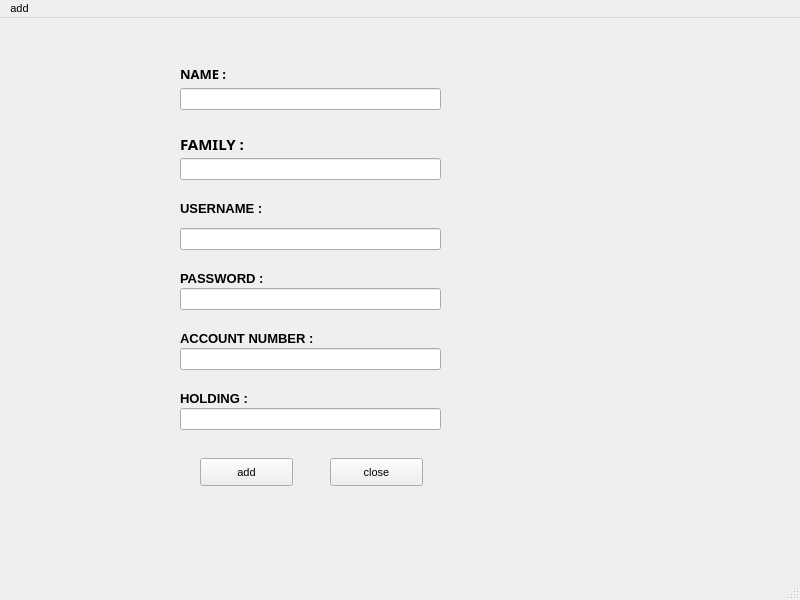
<?xml version="1.0" encoding="UTF-8"?>
<ui version="4.0">
 <class>MainWindow</class>
 <widget class="QMainWindow" name="MainWindow">
  <property name="geometry">
   <rect>
    <x>0</x>
    <y>0</y>
    <width>800</width>
    <height>600</height>
   </rect>
  </property>
  <property name="font">
   <font>
    <family>MS Shell Dlg 2</family>
    <pointsize>8</pointsize>
   </font>
  </property>
  <property name="windowTitle">
   <string>add</string>
  </property>
  <widget class="QWidget" name="centralwidget">
   <widget class="QLabel" name="label">
    <property name="geometry">
     <rect>
      <x>180</x>
      <y>40</y>
      <width>261</width>
      <height>31</height>
     </rect>
    </property>
    <property name="font">
     <font>
      <family>Script MT Bold</family>
      <pointsize>10</pointsize>
      <weight>75</weight>
      <bold>true</bold>
     </font>
    </property>
    <property name="text">
     <string>NAME :</string>
    </property>
   </widget>
   <widget class="QLineEdit" name="le_name">
    <property name="geometry">
     <rect>
      <x>180</x>
      <y>70</y>
      <width>261</width>
      <height>22</height>
     </rect>
    </property>
   </widget>
   <widget class="QLabel" name="label_2">
    <property name="geometry">
     <rect>
      <x>180</x>
      <y>110</y>
      <width>261</width>
      <height>31</height>
     </rect>
    </property>
    <property name="font">
     <font>
      <family>Script MT Bold</family>
      <pointsize>11</pointsize>
      <weight>75</weight>
      <bold>true</bold>
     </font>
    </property>
    <property name="text">
     <string>FAMILY :</string>
    </property>
   </widget>
   <widget class="QLineEdit" name="le_family">
    <property name="geometry">
     <rect>
      <x>180</x>
      <y>140</y>
      <width>261</width>
      <height>22</height>
     </rect>
    </property>
   </widget>
   <widget class="QLabel" name="label_3">
    <property name="geometry">
     <rect>
      <x>180</x>
      <y>180</y>
      <width>241</width>
      <height>21</height>
     </rect>
    </property>
    <property name="font">
     <font>
      <family>MS Shell Dlg 2</family>
      <pointsize>10</pointsize>
      <weight>75</weight>
      <bold>true</bold>
     </font>
    </property>
    <property name="text">
     <string>USERNAME :</string>
    </property>
   </widget>
   <widget class="QLineEdit" name="le_username">
    <property name="geometry">
     <rect>
      <x>180</x>
      <y>210</y>
      <width>261</width>
      <height>22</height>
     </rect>
    </property>
   </widget>
   <widget class="QLabel" name="label_4">
    <property name="geometry">
     <rect>
      <x>180</x>
      <y>250</y>
      <width>261</width>
      <height>21</height>
     </rect>
    </property>
    <property name="font">
     <font>
      <family>MS Shell Dlg 2</family>
      <pointsize>10</pointsize>
      <weight>75</weight>
      <bold>true</bold>
     </font>
    </property>
    <property name="text">
     <string>PASSWORD :</string>
    </property>
   </widget>
   <widget class="QLineEdit" name="le_password">
    <property name="geometry">
     <rect>
      <x>180</x>
      <y>270</y>
      <width>261</width>
      <height>22</height>
     </rect>
    </property>
   </widget>
   <widget class="QLabel" name="label_5">
    <property name="geometry">
     <rect>
      <x>180</x>
      <y>310</y>
      <width>231</width>
      <height>21</height>
     </rect>
    </property>
    <property name="font">
     <font>
      <family>MS Shell Dlg 2</family>
      <pointsize>10</pointsize>
      <weight>75</weight>
      <bold>true</bold>
     </font>
    </property>
    <property name="text">
     <string>ACCOUNT NUMBER :</string>
    </property>
   </widget>
   <widget class="QLineEdit" name="le_accountnamber">
    <property name="geometry">
     <rect>
      <x>180</x>
      <y>330</y>
      <width>261</width>
      <height>22</height>
     </rect>
    </property>
   </widget>
   <widget class="QLabel" name="label_6">
    <property name="geometry">
     <rect>
      <x>180</x>
      <y>370</y>
      <width>241</width>
      <height>21</height>
     </rect>
    </property>
    <property name="font">
     <font>
      <family>MS Shell Dlg 2</family>
      <pointsize>10</pointsize>
      <weight>75</weight>
      <bold>true</bold>
     </font>
    </property>
    <property name="text">
     <string>HOLDING :</string>
    </property>
   </widget>
   <widget class="QLineEdit" name="le_holding">
    <property name="geometry">
     <rect>
      <x>180</x>
      <y>390</y>
      <width>261</width>
      <height>22</height>
     </rect>
    </property>
   </widget>
   <widget class="QPushButton" name="btn_add">
    <property name="geometry">
     <rect>
      <x>200</x>
      <y>440</y>
      <width>93</width>
      <height>28</height>
     </rect>
    </property>
    <property name="font">
     <font>
      <family>MS Shell Dlg 2</family>
      <pointsize>8</pointsize>
     </font>
    </property>
    <property name="text">
     <string>add</string>
    </property>
   </widget>
   <widget class="QPushButton" name="btn_close">
    <property name="geometry">
     <rect>
      <x>330</x>
      <y>440</y>
      <width>93</width>
      <height>28</height>
     </rect>
    </property>
    <property name="font">
     <font>
      <family>MS Shell Dlg 2</family>
      <pointsize>8</pointsize>
     </font>
    </property>
    <property name="text">
     <string>close</string>
    </property>
   </widget>
  </widget>
  <widget class="QMenuBar" name="menubar">
   <property name="geometry">
    <rect>
     <x>0</x>
     <y>0</y>
     <width>800</width>
     <height>26</height>
    </rect>
   </property>
   <widget class="QMenu" name="menuadd">
    <property name="title">
     <string>add</string>
    </property>
   </widget>
   <addaction name="menuadd"/>
  </widget>
  <widget class="QStatusBar" name="statusbar"/>
 </widget>
 <resources/>
 <connections/>
</ui>
